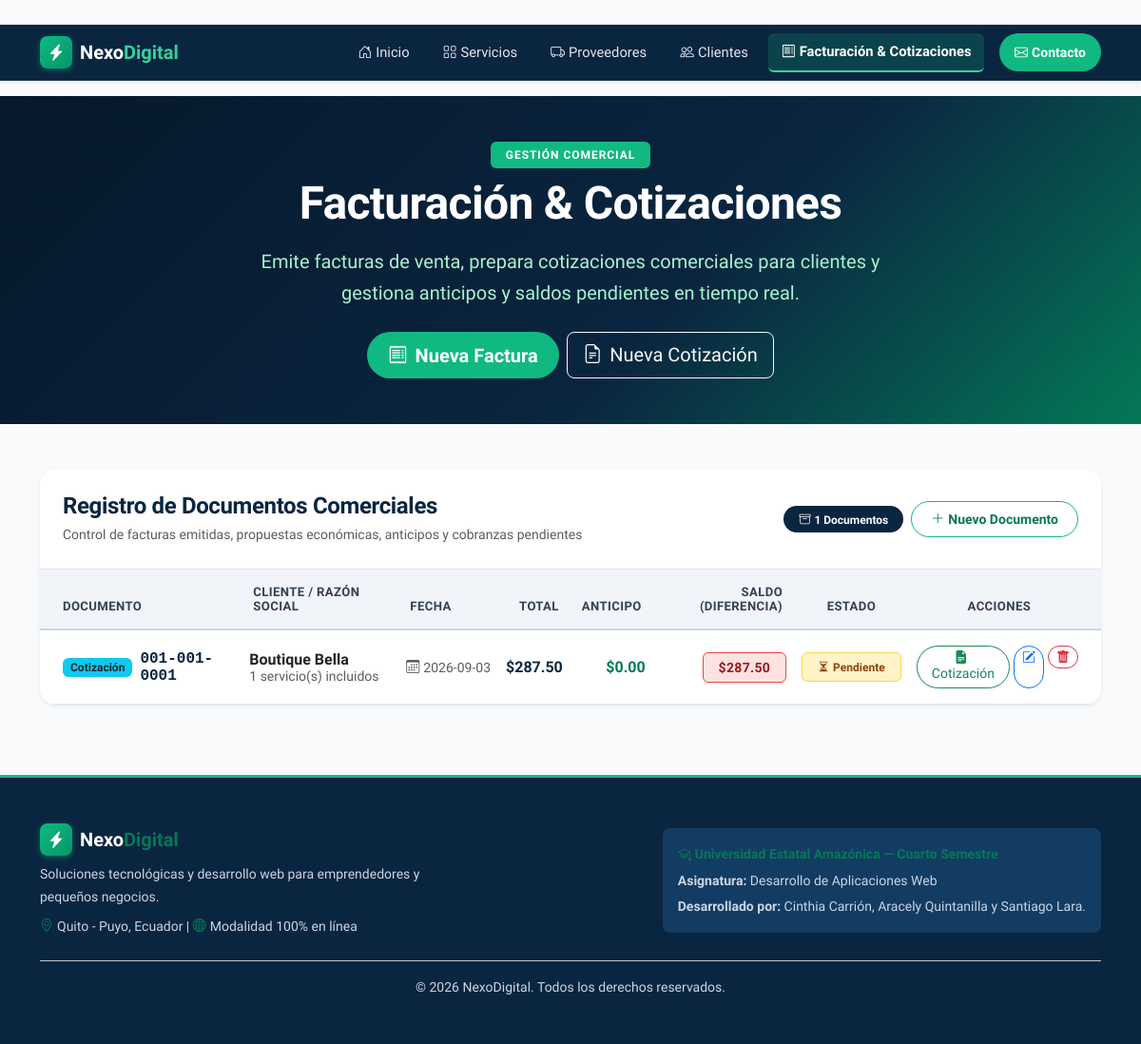
The page /facturacion on the database as committed earlier.
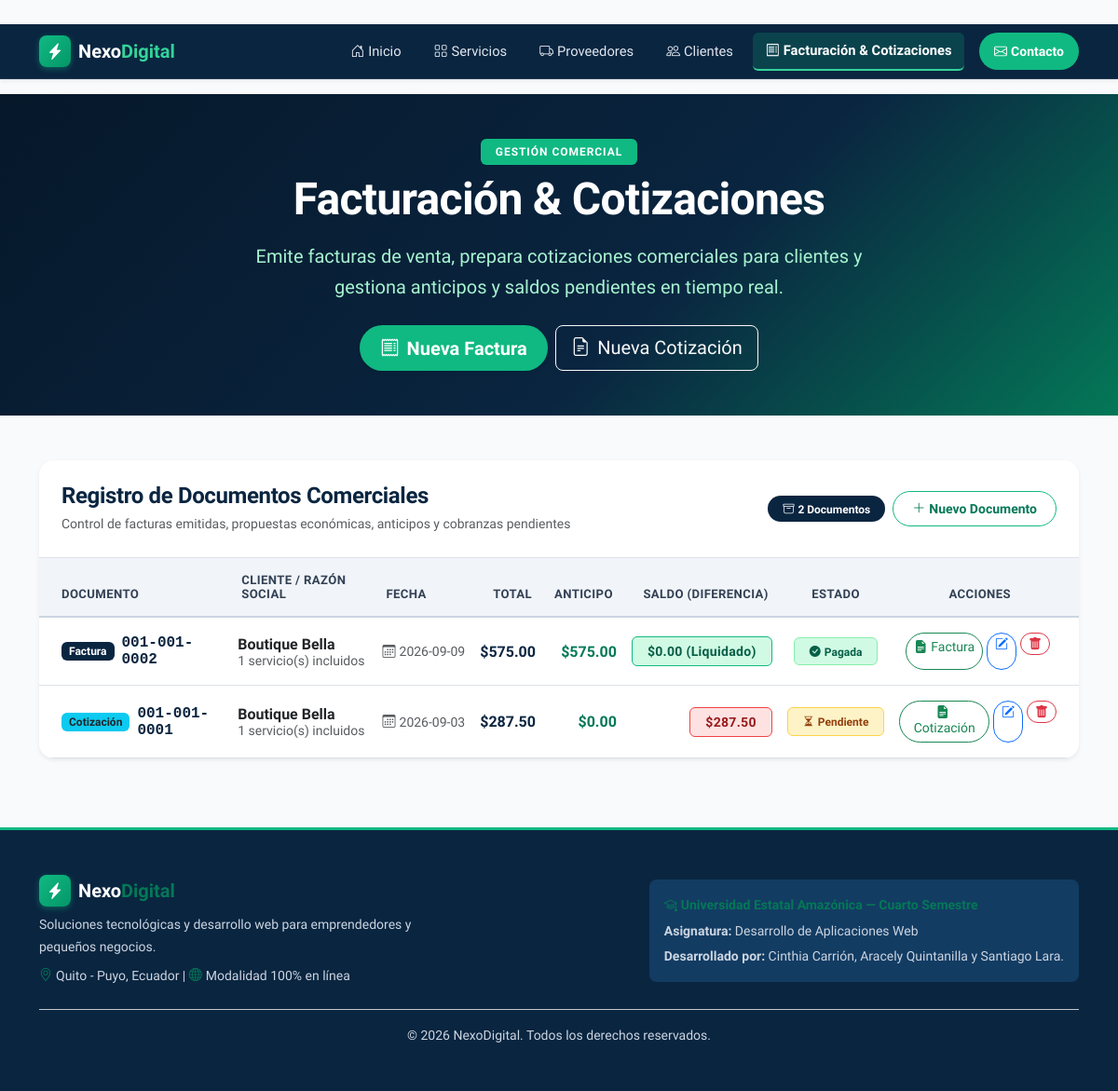
The same page on the database as committed later.
### tables this page shows
CREATE TABLE facturacion (
            numero TEXT PRIMARY KEY,
            tipo TEXT NOT NULL,
            cliente_cedula TEXT NOT NULL,
            fecha TEXT NOT NULL,
            validez TEXT,
            subtotal REAL,
            iva REAL,
            monto REAL NOT NULL,
            anticipo REAL DEFAULT 0,
            saldo_pendiente REAL DEFAULT 0,
            estado_id INTEGER NOT NULL,
            notas TEXT,
            FOREIGN KEY (cliente_cedula) REFERENCES clientes (cedula) ON UPDATE CASCADE,
            FOREIGN KEY (estado_id) REFERENCES estados_documento (id)
        );

CREATE TABLE clientes (
            cedula TEXT PRIMARY KEY,
            nombre TEXT NOT NULL,
            telefono TEXT NOT NULL,
            correo TEXT NOT NULL,
            tipo_negocio_id INTEGER,
            ciudad TEXT NOT NULL,
            FOREIGN KEY (tipo_negocio_id) REFERENCES tipos_negocio (id)
        );

CREATE TABLE estados_documento (
            id INTEGER PRIMARY KEY AUTOINCREMENT,
            nombre TEXT NOT NULL UNIQUE
        );

### app.py (the view)
@app.route('/facturacion')
def facturacion():
    conn = db.get_connection()
    filas = conn.execute('''
        SELECT f.*, c.nombre AS cliente_nombre, e.nombre AS estado_nombre
        FROM facturacion f
        JOIN clientes c ON f.cliente_cedula = c.cedula
        JOIN estados_documento e ON f.estado_id = e.id
        ORDER BY f.numero DESC
    ''').fetchall()
    lista_facturas = []
    for f in filas:
        doc = dict(f)
        conteo = conn.execute(
            'SELECT COUNT(*) FROM detalle_factura WHERE factura_numero = ?', (doc['numero'],)
        ).fetchone()[0]
        doc['servicios_detalle'] = [None] * conteo  # solo se usa para |length en la plantilla
        lista_facturas.append(doc)
    conn.close()
    return render_template('facturacion.html', facturas=lista_facturas)

### db.py (called while the page is built)
def get_connection():
    os.makedirs(DATA_DIR, exist_ok=True)
    conn = sqlite3.connect(DB_PATH)
    conn.row_factory = sqlite3.Row       # permite leer filas como fila['nombre']
    conn.execute('PRAGMA foreign_keys = ON')  # SQLite exige activar las FK en cada conexión
    return conn

### templates/facturacion.html (shortened to what the changed rows need)
{% extends "base.html" %}
{% block content %}
<section class="page-header py-5 text-white">
    <div class="container text-center">
        <h1 class="display-5 fw-bold mb-3">Facturación & Cotizaciones</h1>
    </div>
</section>
<section class="py-5">
    <div class="container">
        <div class="card shadow-sm border-0 rounded-4 overflow-hidden">
            <div class="card-header bg-white p-4 border-bottom d-flex justify-content-between align-items-center flex-wrap gap-2">
                <div>
                    <h2 class="h4 fw-bold text-navy mb-1">Registro de Documentos Comerciales</h2>
                </div>
                <div class="d-flex align-items-center gap-2">
                    <span class="badge bg-navy text-white px-3 py-2 rounded-pill">
                        <i class="bi bi-archive me-1"></i>{{ facturas|length }} Documentos
                    </span>
                    <a href="{{ url_for('nueva_factura') }}" class="btn btn-outline-brand btn-sm">
                        <i class="bi bi-plus-lg me-1"></i>Nuevo Documento
                    </a>
                </div>
            </div>
            <div class="card-body p-0">
                {% if facturas %}
                <div class="table-responsive">
                    <table class="table table-hover align-middle mb-0 custom-table">
                        <thead>
                            <tr>
                                <th class="ps-4 py-3">Documento</th>
                                <th class="py-3">Cliente / Razón Social</th>
                                <th class="py-3">Fecha</th>
                                <th class="py-3 text-end">Total</th>
                                <th class="py-3 text-end">Anticipo</th>
                                <th class="py-3 text-end">Saldo (Diferencia)</th>
                                <th class="py-3 text-center">Estado</th>
                                <th class="py-3 text-center pe-4">Acciones</th>
                            </tr>
                        </thead>
                        <tbody>
                            {% for doc in facturas %}
                            <tr>
                                <td class="ps-4 py-3">
                                    <div class="d-flex align-items-center gap-2">
                                        {% if doc.tipo == 'Cotizacion' %}
                                            <span class="badge bg-info text-dark fw-bold px-2 py-1">Cotización</span>
                                        {% else %}
                                            <span class="badge bg-navy text-white fw-bold px-2 py-1">Factura</span>
                                        {% endif %}
                                        <span class="fw-bold text-navy font-monospace">{{ doc.numero }}</span>
                                    </div>
                                </td>
                                <td class="py-3">
                                    <span class="fw-bold text-dark d-block">{{ doc.cliente_nombre }}</span>
                                    {% if doc.servicios_detalle and doc.servicios_detalle|length > 0 %}
                                        <small class="text-muted">{{ doc.servicios_detalle|length }} servicio(s) incluidos</small>
                                    {% endif %}
                                </td>
                                <td class="py-3 text-muted small text-nowrap">
                                    <i class="bi bi-calendar3 me-1"></i>{{ doc.fecha }}
                                </td>
                                <td class="py-3 text-end text-nowrap">
                                    <span class="fw-bold text-navy fs-6">
                                        ${{ "%.2f"|format(doc.monto) }}
                                    </span>
                                </td>
                                <td class="py-3 text-end text-nowrap">
                                    <span class="text-emerald fw-bold">
                                        ${{ "%.2f"|format(doc.anticipo or 0.0) }}
                                    </span>
                                </td>
                                <td class="py-3 text-end text-nowrap">
                                    {% set saldo = doc.saldo_pendiente if doc.saldo_pendiente is defined else (doc.monto - (doc.anticipo or 0.0)) %}
                                    {% if saldo > 0 %}
                                        <span class="badge badge-saldo-pendiente px-3 py-2">
                                            ${{ "%.2f"|format(saldo) }}
                                        </span>
                                    {% else %}
                                        <span class="badge badge-saldo-liquidado px-3 py-2">
                                            $0.00 (Liquidado)
                                        </span>
                                    {% endif %}
                                </td>
                                <td class="py-3 text-center">
                                    {% if doc.estado_nombre in ["Pagada", "Aprobada"] %}
                                        <span class="badge badge-disponible px-3 py-2">
                                            <i class="bi bi-check-circle-fill me-1"></i>{{ doc.estado_nombre }}
                                        </span>
                                    {% elif doc.estado_nombre in ["Pendiente", "En revision"] %}
                                        <span class="badge badge-proximamente px-3 py-2">
                                            <i class="bi bi-hourglass-split me-1"></i>{{ doc.estado_nombre }}
                                        </span>
                                    {% else %}
                                        <span class="badge badge-vencida px-3 py-2">
                                            <i class="bi bi-exclamation-triangle-fill me-1"></i>{{ doc.estado_nombre }}
                                        </span>
                                    {% endif %}
                                </td>
                                <td class="py-3 text-center pe-4">
                                    <div class="d-inline-flex gap-1">
                                        <a href="{{ url_for('ver_comprobante', numero=doc.numero) }}" class="btn btn-outline-success btn-sm rounded-pill" title="Ver e imprimir {{ 'cotización' if doc.tipo == 'Cotizacion' else 'factura' }}">
                                            <i class="bi bi-file-earmark-text-fill me-1"></i>{{ 'Cotización' if doc.tipo == 'Cotizacion' else 'Factura' }}
                                        </a>
                                        <a href="{{ url_for('editar_factura', numero=doc.numero) }}" class="btn btn-outline-primary btn-sm rounded-pill" title="Editar">
                                            <i class="bi bi-pencil-square"></i>
                                        </a>
                                        <form method="POST" action="{{ url_for('eliminar_factura', numero=doc.numero) }}" onsubmit="return confirm('¿Estás seguro de que deseas eliminar este registro?');" class="d-inline">
                                            <button type="submit" class="btn btn-outline-danger btn-sm rounded-pill" title="Eliminar">
                                                <i class="bi bi-trash-fill"></i>
                                            </button>
                                        </form>
                                    </div>
                                </td>
                            </tr>
                            {% endfor %}
                        </tbody>
                    </table>
                </div>
                {% endif %}
            </div>
        </div>
    </div>
</section>
{% endblock %}

Rows that differ between the two databases and show on the page:
added facturacion: shows "Factura", numero "001-001-0002", cliente_nombre "Boutique Bella", servicios_detalle|length "1", fecha "2026-09-09", monto "575.00", anticipo "575.00", saldo_pendiente "$0.00 (Liquidado)", estado_nombre "Pagada", tipo "Factura"
Other text that changed with them:
{{ facturas|length }}: "1" → "2"
